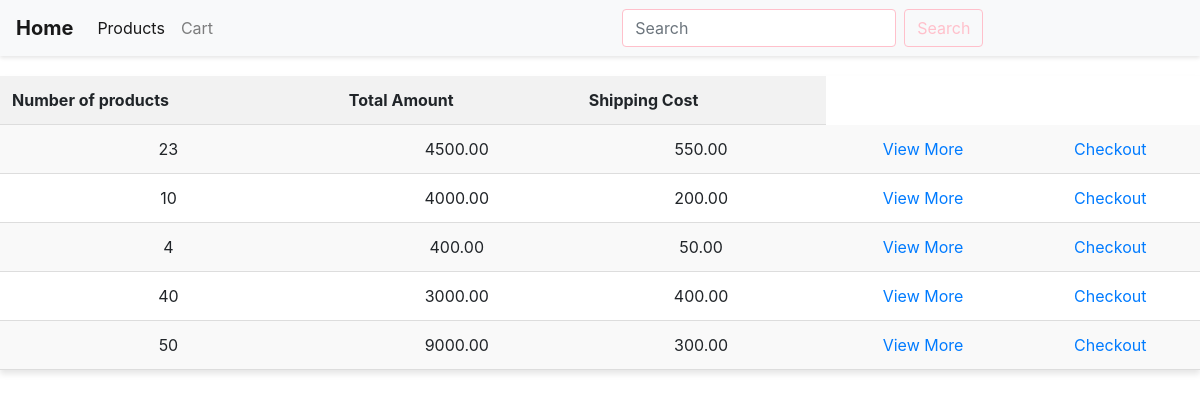
/cart/cart/list, run on an earlier commit of the app's database.
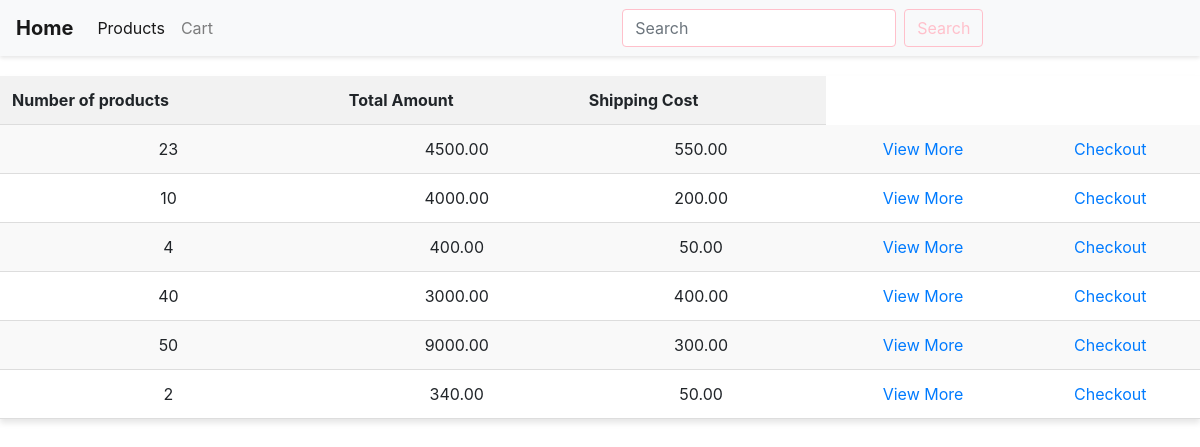
And on a later commit of the database.
### cart/models.py (models this page shows, shortened)
class Cart(models.Model):
    products = models.ManyToManyField(Product)
    order = models.OneToOneField(Order,on_delete=models.CASCADE,null=True)
    number_of_products = models.PositiveIntegerField()
    total_amount = models.DecimalField(max_digits=6,decimal_places=2)
    shipping_cost = models.DecimalField(max_digits=6,decimal_places=2)
    payment_options = models.CharField(max_length=32)
    discount = models.DecimalField(max_digits=5,decimal_places=2)

### cart/views.py (the view)
# urls.py: path("cart/list", cart_list, name = "cart_list_view"),
def cart_list(request):
    carts = Cart.objects.all()
    return render (request, "cart/cart_list.html", {"carts": carts})

### templates/cart/cart_list.html (shortened to what this page needs)
<!DOCTYPE html>
<html lang="en">
<head>
    {% load static %}
    <link rel="stylesheet" href="{% static 'inventory/products_list.css' %}">
</head>
<body>
    {% include "navbar.html" %}
    <table>
            <tr>
                <th>Number of products</th>
                <th>Total Amount</th>
                <th>Shipping Cost</th>
            </tr>
            {% for cart in carts %}
            <tr>
                <td>{{ cart.number_of_products }}</td>
                <td>{{ cart.total_amount }}</td>
                <td>{{ cart.shipping_cost }}</td>
              <td>  <a href="{% url 'product_detail_view' id=cart.id%}">View More</a></td>
                <td><a href="{% url 'payment_list_view' %}">Checkout</a></td>
            </tr>
            {% endfor %}
    </table>
</body>
</html>

What changed in the data, as far as the page shows it:
added Cart: number_of_products "2", total_amount "340.00", shipping_cost "50.00"
